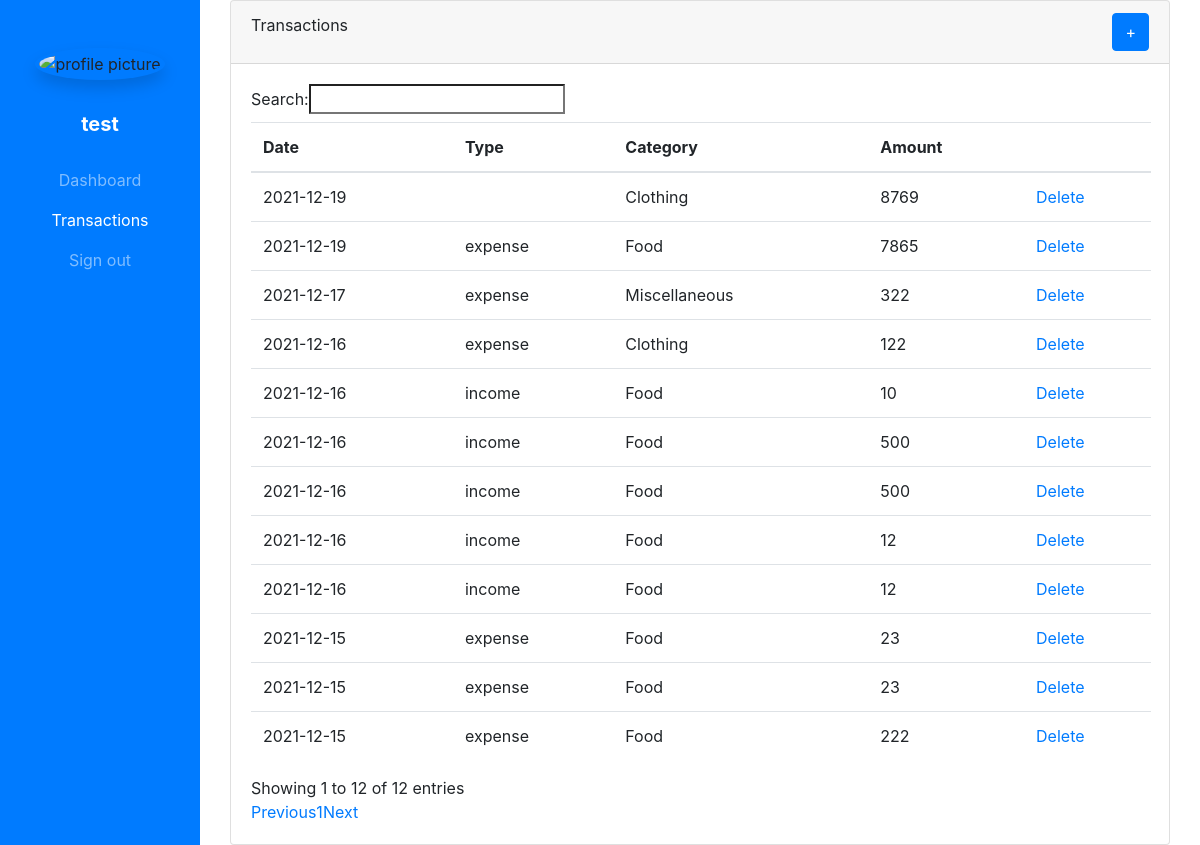
Page /transaction.php (signed in) on the committed database.
### tables this page shows
CREATE TABLE `transactions` (
  `transaction_id` int(16) NOT NULL,
  `date` date NOT NULL,
  `type` varchar(255) NOT NULL,
  `amount` decimal(16,0) NOT NULL,
  `user_id` int(16) NOT NULL,
  `category` varchar(255) NOT NULL
);

### transaction.php (the view, shortened to what this page needs)
<?php
include 'config.php';
$user_id = $_SESSION['user_id'];
$sql = "SELECT * FROM transactions WHERE user_id=$user_id ORDER BY transaction_id DESC;";
$table_result = mysqli_query($conn, $sql);
?>
<!DOCTYPE html>
<html lang="en">
<head>
</head>
<body>
    <div class="container-fluid">
        <div class="row min-vh-100 flex-column flex-md-row">
            <aside class="col-12 col-md-3 col-xl-2 p-0 bg-primary ">
                <nav class="navbar navbar-expand-md navbar-dark bd-dark flex-md-column flex-row align-items-center py-2 text-center sticky-top " id="sidebar">
                    <div class="text-center p-3">
                        <img src="https://upload.wikimedia.org/wikipedia/commons/9/99/Sample_User_Icon.png" alt="profile picture" class="img-fluid rounded-circle my-4 p-1 d-none d-md-block shadow" />
                        <a href="account.php" class="navbar-brand mx-0 font-weight-bold  text-nowrap"> <?php echo $_SESSION["username"]; ?></a>
                    </div>
                    <div class="collapse navbar-collapse order-last" id="nav">
                        <ul class="navbar-nav flex-column w-100 justify-content-center">
                            <li class="nav-item">
                                <a href="dashboard.php" class="nav-link "> Dashboard </a>
                            </li>
                            <li class="nav-item">
                                <a href="transaction.php" class="nav-link active"> Transactions </a>
                            </li>
                            <li class="nav-item">
                                <a href="logout.php" class="nav-link "> Sign out </a>
                            </li>
                        </ul>
                    </div>
                </nav>
            </aside>
            <main class="col-10">
                <div class="container-fluid">
                    <div class="row">
                        <div class="col">
                            <div class="card">
                                <div class="card-header">Transactions <button type="button" class="btn btn-primary float-right" id="myBtn">+</button></div>
                                <div class="card-body">
                                    <div class="">
                                        <table id="transactionTable" class="table">
                                            <thead>
                                                <tr>
                                                    <th>Date</th>
                                                    <th>Type</th>
                                                    <th>Category</th>
                                                    <th>Amount</th>
                                                    <th></th>
                                                </tr>
                                            </thead>
                                            <tbody>
                                                <?php
                                                while ($row = mysqli_fetch_array($table_result)) {
                                                ?>
                                                    <tr>
                                                        <td><?php echo $row['date']; ?></td>
                                                        <td><?php echo $row['type']; ?></td>
                                                        <td><?php echo $row['category']; ?></td>
                                                        <td><?php echo $row['amount']; ?></td>
                                                        <td><a href="delete.php?id=<?php echo $row['transaction_id']; ?>">Delete</a></td>
                                                    </tr>
                                                <?php
                                                }
                                                ?>
                                            </tbody>
                                        </table>
                                    </div>
                                </div>
                            </div>
                        </div>
                    </div>
                </div>
            </main>
        </div>
    </div>
</body>
</html>

### rows in the picture
transactions: date "2021-12-19", category "Clothing", amount "8769"
transactions: date "2021-12-19", type "expense", category "Food", amount "7865"
transactions: date "2021-12-17", type "expense", category "Miscellaneous", amount "322"
transactions: date "2021-12-16", type "expense", category "Clothing", amount "122"
transactions: date "2021-12-16", type "income", category "Food", amount "10"
transactions: date "2021-12-16", type "income", category "Food", amount "500"
transactions: date "2021-12-16", type "income", category "Food", amount "500"
transactions: date "2021-12-16", type "income", category "Food", amount "12"
transactions: date "2021-12-16", type "income", category "Food", amount "12"
transactions: date "2021-12-15", type "expense", category "Food", amount "23"
transactions: date "2021-12-15", type "expense", category "Food", amount "23"
transactions: date "2021-12-15", type "expense", category "Food", amount "222"

### other values in the picture
$_SESSION["username"] "test"
